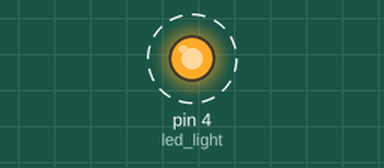
Recording of a sketch running on a simulated Arduino Uno, built with avr-gcc and run on an emulated ATmega328P. Shown: output pins drawn as LEDs (lit = HIGH). Dashed ring = blinking.

Above: at 0.5 s.
Timing chart, 0 to 4.6 s (numbered marks = the images above):
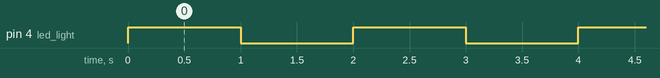

Measured:
- by itself, pin 4 (led_light): alternates HIGH for 1.0 s and LOW for 1.0 s

The sketch:

led_light.ino
```cpp
int led_light = 4;

void setup() {
  // put your setup code here, to run once:
  pinMode(led_light, OUTPUT);
}

void loop() {
  // put your main code here, to run repeatedly:
  digitalWrite(led_light, HIGH);
  delay(1000);
  digitalWrite(led_light, LOW);
  delay(1000);
}
```
